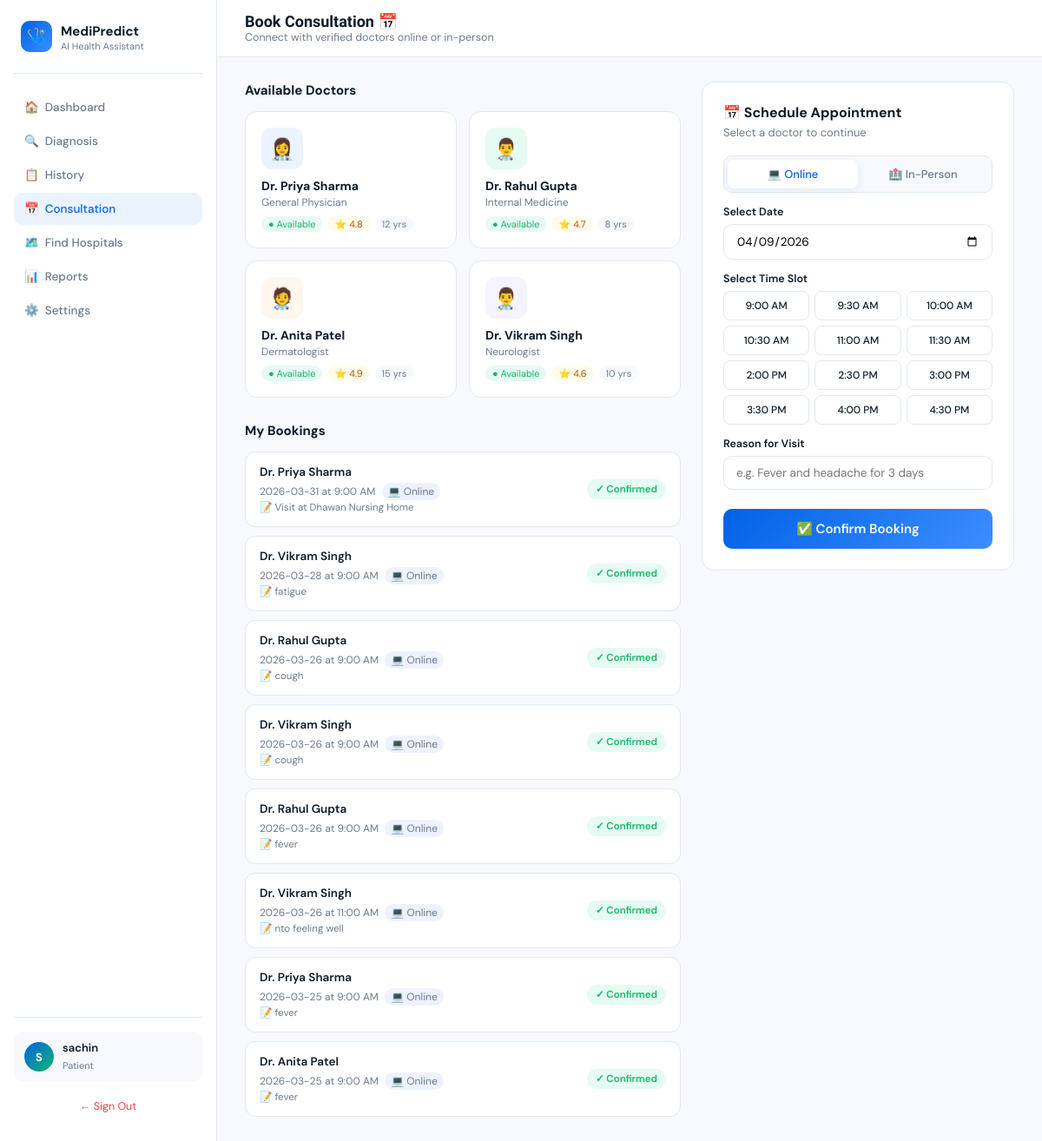
Page /consultation (signed in) on the committed database.
### models.py (models this page shows, shortened)
class User(db.Model):
    __tablename__ = 'users'
    id          = db.Column(db.Integer,      primary_key=True)
    username    = db.Column(db.String(80),   unique=True, nullable=False)
    password    = db.Column(db.String(120),  nullable=False)
    first_name  = db.Column(db.String(80))
    last_name   = db.Column(db.String(80))
    email       = db.Column(db.String(120))
    role        = db.Column(db.String(20),   default='patient')
    joined      = db.Column(db.DateTime,     default=datetime.utcnow)
    age         = db.Column(db.String(10))
    gender      = db.Column(db.String(20))
    blood_group = db.Column(db.String(10))
    height      = db.Column(db.String(20))
    weight      = db.Column(db.String(20))
    allergies   = db.Column(db.Text)
    conditions  = db.Column(db.Text)
    medications = db.Column(db.Text)
    paid         = db.Column(db.Boolean,  default=False)   # True = active subscription
    paid_at      = db.Column(db.DateTime, nullable=True)   # When last payment was made
    expires_at   = db.Column(db.DateTime, nullable=True)   # Subscription expiry date
    payment_id   = db.Column(db.String(60), nullable=True) # Razorpay payment ID
    payment_amount = db.Column(db.Integer, nullable=True)  # Amount paid in rupees

class Booking(db.Model):
    __tablename__ = 'bookings'
    id         = db.Column(db.Integer,    primary_key=True)
    booking_id = db.Column(db.String(20), unique=True, nullable=False)
    user_id    = db.Column(db.Integer,    db.ForeignKey('users.id'), nullable=False)
    doctor     = db.Column(db.String(100))
    date       = db.Column(db.String(20))
    time       = db.Column(db.String(20))
    type       = db.Column(db.String(20))
    status     = db.Column(db.String(20), default='confirmed')
    reason     = db.Column(db.Text)
    created_at = db.Column(db.DateTime,  default=datetime.utcnow)
    user = db.relationship('User', backref=db.backref('bookings', lazy=True))
    def to_dict(self):
        return {
            "booking_id": self.booking_id,
            "doctor":     self.doctor  or "",
            "date":       self.date    or "",
            "time":       self.time    or "",
            "type":       self.type    or "",
            "status":     self.status  or "confirmed",
            "reason":     self.reason  or "",
        }

### app.py (the view)
@app.route("/consultation")
@login_required
def consultation_page():
    user     = current_user()
    bookings = (Booking.query.filter_by(user_id=user.id)
                .order_by(Booking.created_at.desc()).all())
    return render_template("consultation.html",
                           username=user.username,
                           my_bookings=[b.to_dict() for b in bookings])

### app.py (called while the page is built)
def login_required(f):
    @wraps(f)
    def decorated(*args, **kwargs):
        if "user_id" not in session:
            return redirect(url_for("login"))
        user = current_user()
        if user and user.role == "patient":
            from flask import request as _req
            if _req.endpoint not in ("payment_page", "confirm_order", "logout"):
                if not user.paid:
                    return redirect(url_for("payment_page"))
                if user.expires_at and user.expires_at < datetime.datetime.utcnow():
                    user.paid = False
                    db.session.commit()
                    return redirect(url_for("payment_page"))
        return f(*args, **kwargs)
    return decorated

def current_user():
    uid = session.get("user_id")
    return User.query.get(uid) if uid else None

### templates/Consultation.html (shortened to what this page needs)
<!DOCTYPE html>
<html lang="en">
<head>
</head>
<body>
<div class="layout">
<aside class="sidebar">
  <div class="logo"><div class="logo-icon">🩺</div><div><strong>MediPredict</strong><span>AI Health Assistant</span></div></div>
  <nav>
    <a href="/">🏠&nbsp; Dashboard</a>
    <a href="/">🔍&nbsp; Diagnosis</a>
    <a href="/history">📋&nbsp; History</a>
    <a href="/consultation" class="active">📅&nbsp; Consultation</a>
    <a href="/hospitals">🗺️&nbsp; Find Hospitals</a>
    <a href="/reports">📊&nbsp; Reports</a>
    <a href="/settings">⚙️&nbsp; Settings</a>
  </nav>
  <div class="sidebar-footer">
    <div class="user-card">
      <div class="avatar" id="avatarInitial">U</div>
      <div class="user-info"><strong>{{ username }}</strong><span>Patient</span></div>
    </div>
    <a href="/logout" style="display:block;text-align:center;margin-top:12px;font-size:12.5px;color:#EF4444;text-decoration:none;padding:8px;border-radius:8px;">← Sign Out</a>
  </div>
</aside>
<main class="main">
  <div class="topbar">
    <div><h1>Book Consultation 📅</h1><p>Connect with verified doctors online or in-person</p></div>
  </div>
  <div class="content">
    <div class="consult-layout">
      <div>
        <div class="section-label">Available Doctors</div>
        <div class="doctors-grid" id="doctorsGrid"></div>
        <div class="section-label" style="margin-top:4px;">My Bookings</div>
        <div class="booking-list" id="myBookingsList">
          {% if my_bookings %}
            {% for b in my_bookings %}
            <div class="booking-item">
              <div class="bi-info">
                <strong>{{ b.doctor }}</strong>
                <span>
                  {{ b.date }} at {{ b.time }}
                  <span class="bi-type">{% if b.type == 'online' %}💻 Online{% else %}🏥 In-Person{% endif %}</span>
                </span>
                {% if b.reason %}
                <span style="display:block;font-size:11.5px;color:var(--text-muted);margin-top:2px;">📝 {{ b.reason }}</span>
                {% endif %}
              </div>
              <span class="bi-badge {{ b.status }}">✓ {{ b.status | title }}</span>
            </div>
            {% endfor %}
          {% else %}
            <p id="emptyNote" style="color:var(--text-muted);font-size:13.5px;padding:12px 0;">No bookings yet. Book your first consultation above.</p>
          {% endif %}
        </div>
      </div>
      <div>
        <div class="book-card">
          <div class="book-title">📅 Schedule Appointment</div>
          <div class="book-sub" id="selectedDocName">Select a doctor to continue</div>
          <div class="type-toggle">
            <button class="type-btn active" onclick="setType(this,'online')">💻 Online</button>
            <button class="type-btn" onclick="setType(this,'in-person')">🏥 In-Person</button>
          </div>
          <div class="form-group">
            <label>Select Date</label>
            <input type="date" id="bookDate">
          </div>
          <div class="form-group">
            <label>Select Time Slot</label>
            <div class="time-slots" id="timeSlots"></div>
          </div>
          <div class="form-group">
            <label>Reason for Visit</label>
            <input type="text" id="bookReason" placeholder="e.g. Fever and headache for 3 days">
          </div>
          <button class="book-btn" id="bookBtn" onclick="bookNow()">✅ Confirm Booking</button>
        </div>
      </div>
    </div>
  </div>
</main>
</div>
</body>
</html>

### rows in the picture
User: username "sachin"
Booking: doctor "Dr. Priya Sharma", date "2026-03-31", time "9:00 AM", type "💻 Online", reason "Visit at Dhawan Nursing Home", status "Confirmed"
Booking: doctor "Dr. Vikram Singh", date "2026-03-28", time "9:00 AM", type "💻 Online", reason "fatigue", status "Confirmed"
Booking: doctor "Dr. Rahul Gupta", date "2026-03-26", time "9:00 AM", type "💻 Online", reason "cough", status "Confirmed"
Booking: doctor "Dr. Vikram Singh", date "2026-03-26", time "9:00 AM", type "💻 Online", reason "cough", status "Confirmed"
Booking: doctor "Dr. Rahul Gupta", date "2026-03-26", time "9:00 AM", type "💻 Online", reason "fever", status "Confirmed"
Booking: doctor "Dr. Vikram Singh", date "2026-03-26", time "11:00 AM", type "💻 Online", reason "nto feeling well", status "Confirmed"
Booking: doctor "Dr. Priya Sharma", date "2026-03-25", time "9:00 AM", type "💻 Online", reason "fever", status "Confirmed"
Booking: doctor "Dr. Anita Patel", date "2026-03-25", time "9:00 AM", type "💻 Online", reason "fever", status "Confirmed"
